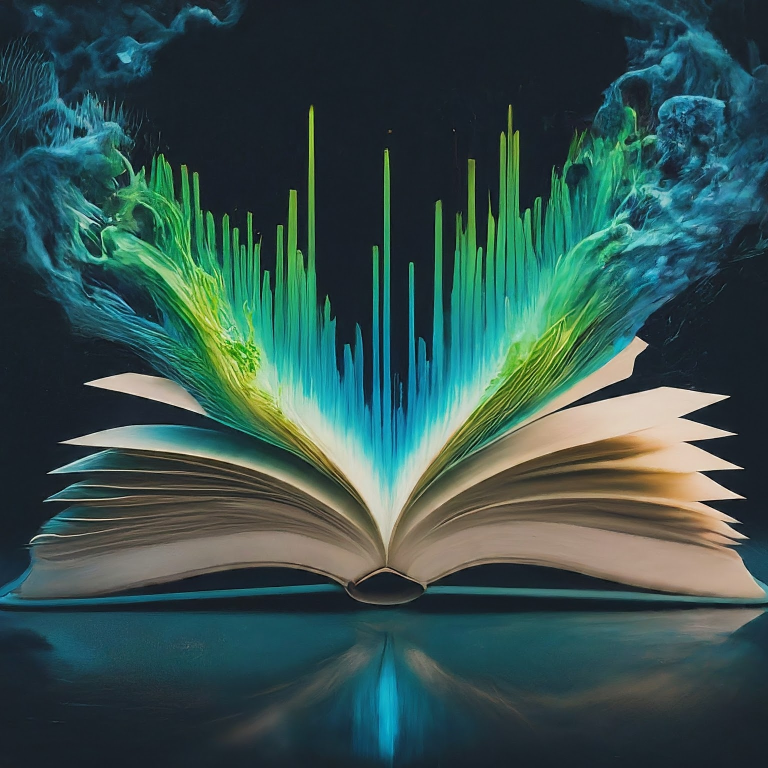
#> input picture img1.jpeg, 1536 x 1536 px (shown at 1/2 size)
$ jupyter execute opencv.ipynb
#> lines starting #> are read from the running program, lines starting #| are printed output that depends on the picture; after the words box and inside, x2 and y2 are one past the last pixel; in counts of white or black regions, pixels touching at a corner belong together
[cell 1]
import cv2

[cell 2]
image = cv2.imread("img1.jpeg")
#> image is the input picture: shape (1536, 1536, 3); mean B, G, R 77.9, 81.3, 53.1

if image is not None:
    cv2.imshow("Image", image)   #imshow() is used to show or display image
    cv2.waitKey(0)  #waitKey is used to wait for a key press to close the window and 0 is used to wait indefinitely.
    cv2.destroyAllWindows()
else:
    print("Image not found...")

[cell 3]
gray_image = cv2.cvtColor(image, cv2.COLOR_BGR2GRAY)
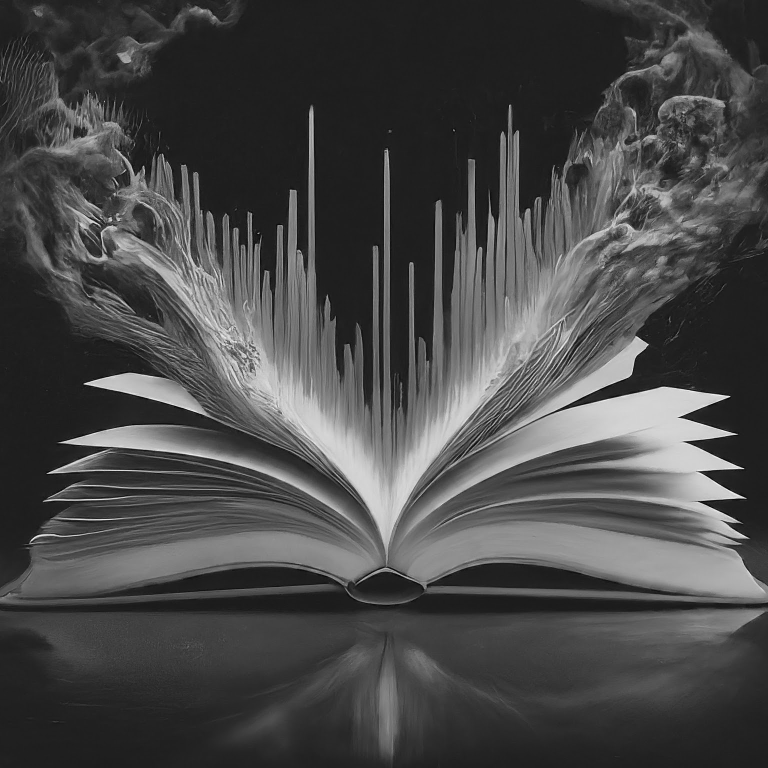
#> gray_image: shape (1536, 1536) (shown at 1/2 size); min 0, max 254, mean 72.5
cv2.imshow("Gray Image", gray_image)
cv2.waitKey(0)

[cell 4]
blurred_image =  cv2.GaussianBlur(image, (15,15), 0) # (15,15) is the kernel size and kernel size means the size of the filter and 0 is standard deviation
cv2.imshow("Blurred Image" , blurred_image)
cv2.waitKey(0)

[cell 5]
#Canny() used to detect edges of image

edges = cv2.Canny(gray_image,100,200)  #100 is the lowest threshold and 200 is the upper threshold, threshold is the minimum value of the gradient
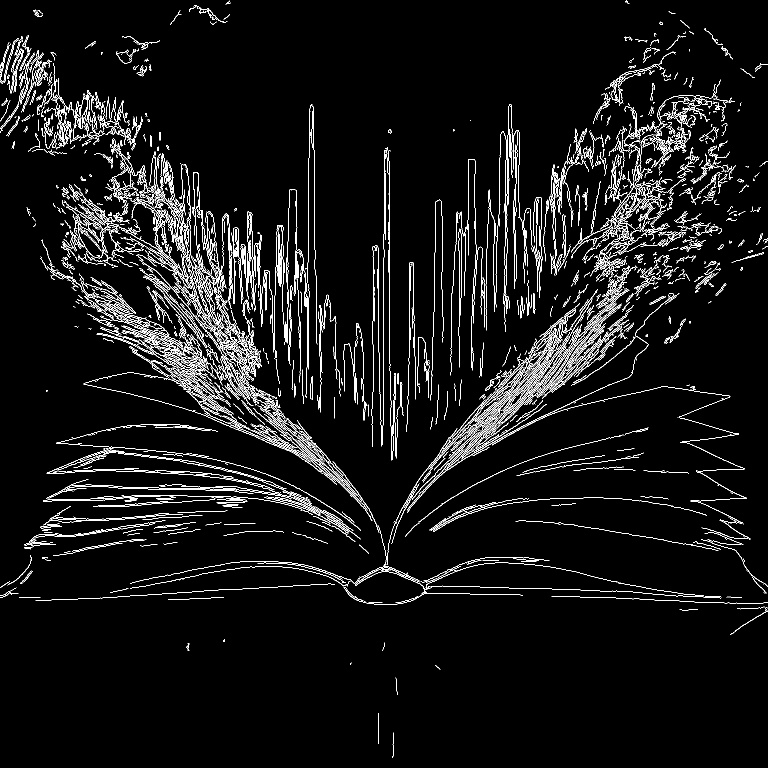
#> edges: shape (1536, 1536) (shown at 1/2 size); 5.1% white in thin lines or dots
cv2.imshow("Edges", edges)
cv2.waitKey(0)

[cell 6]
image = cv2.imread("img1.jpeg")
print(image.shape)  #1536 is the height and 1536 is the width and 3 is the number of channels , channels are the number of colors in the image
#| (1536, 1536, 3)

# resizing image
resize_image = cv2.resize(image, (300,300))   # (300,300) is the new size of the image for resizing
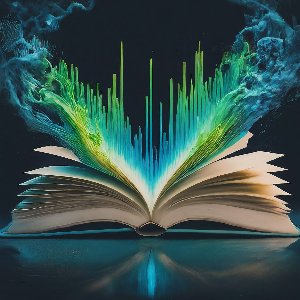
#> resize_image: shape (300, 300, 3); mean B, G, R 77.7, 81.1, 53

cv2.imshow("Image", image)    # to display actual image
cv2.imshow("Resized image", resize_image)    # to display resized image
cv2.waitKey(0)

# to crop image
croppedImage =  image[0:200, 200:500]  # [0:200, 200:500] is the height and width of the image
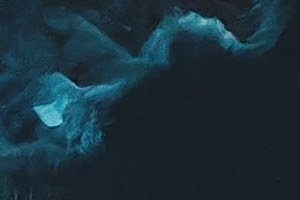
#> croppedImage: shape (200, 300, 3); mean B, G, R 59.2, 48.1, 26.4

cv2.imshow("Image", image)    # to display actual image
cv2.imshow("Resized image", resize_image)    # to display resized image
cv2.imshow("Cropped Image", croppedImage)    # to display cropped image
cv2.waitKey(0)

[cell 7]
# to draw something on image

drawing = image.copy()  # making copy of the  image
cv2.rectangle( drawing, (50,50), (200,200), (0,255,0), 2) # (50,50, is the starting point and (200,200) is the ending point (0,255,0) is the color of rectangle and 2 is the thickness of the rectangle
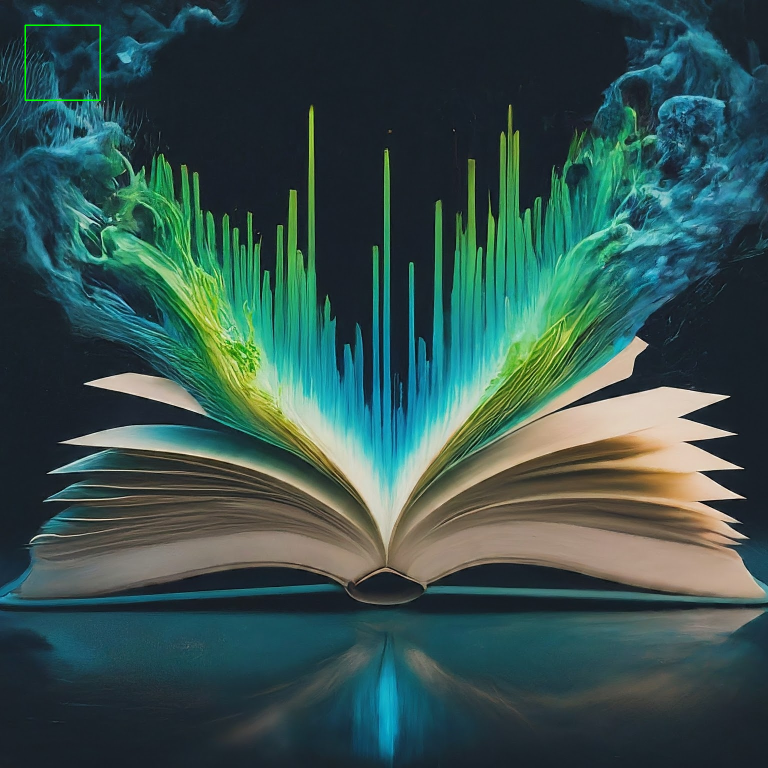
#> drawing: shape (1536, 1536, 3) (shown at 1/2 size); 0.08% of pixels changed, all inside (x1, y1, x2, y2) = (49, 49, 202, 202)
cv2.circle(drawing, (300,300), 50, (0,0,255), 2)   #(300,300) is the center of the circle , 50 is the radius of the circle , (0,0,255) is the color of the circle,  and 2 is the thickness of the circle
#> drawing: shape (1536, 1536, 3); 0.04% of pixels changed, all inside (x1, y1, x2, y2) = (249, 249, 352, 352)
cv2.imshow("Drawing" , drawing)
cv2.waitKey(0)
